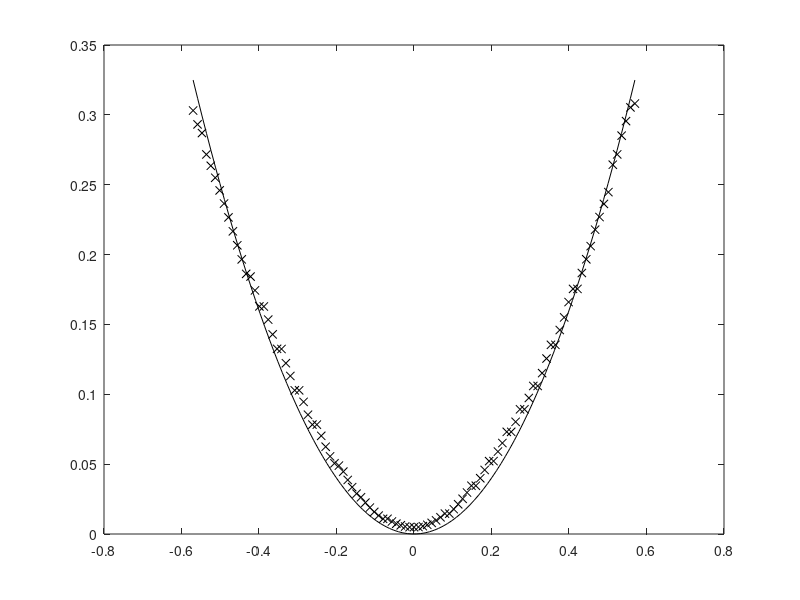
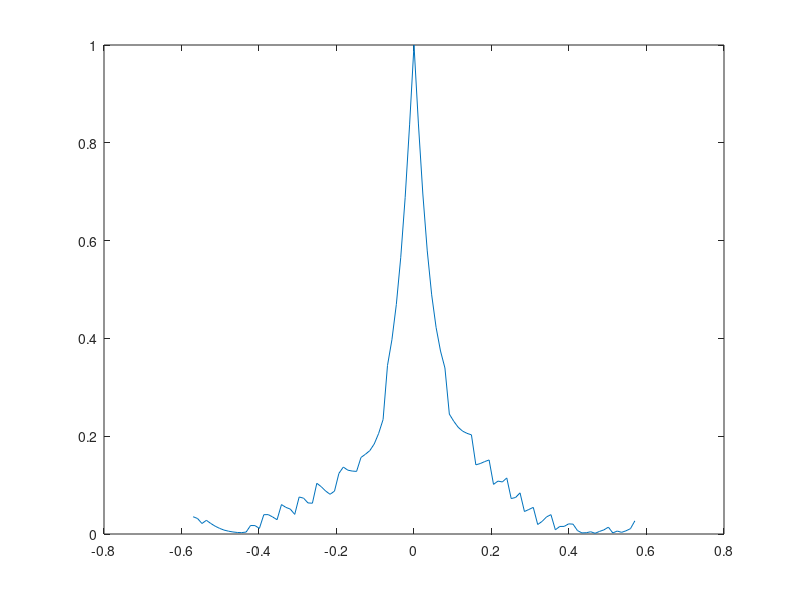
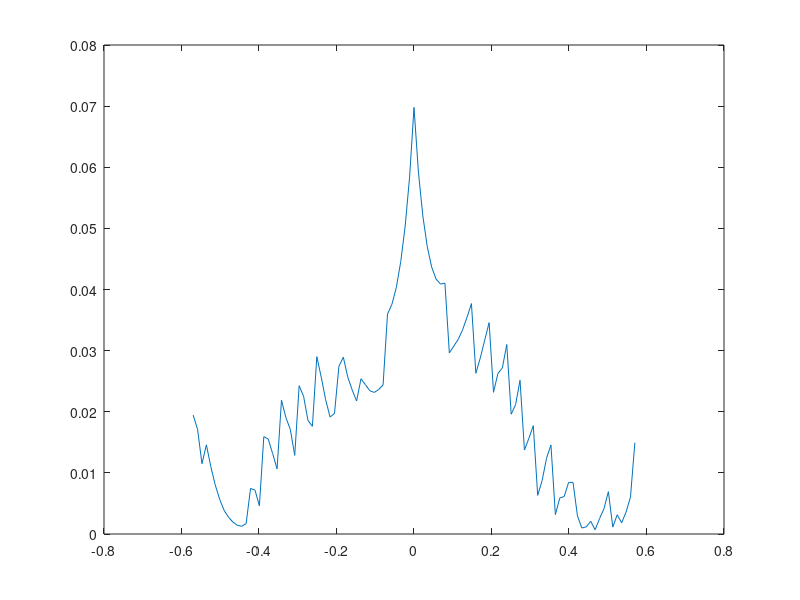
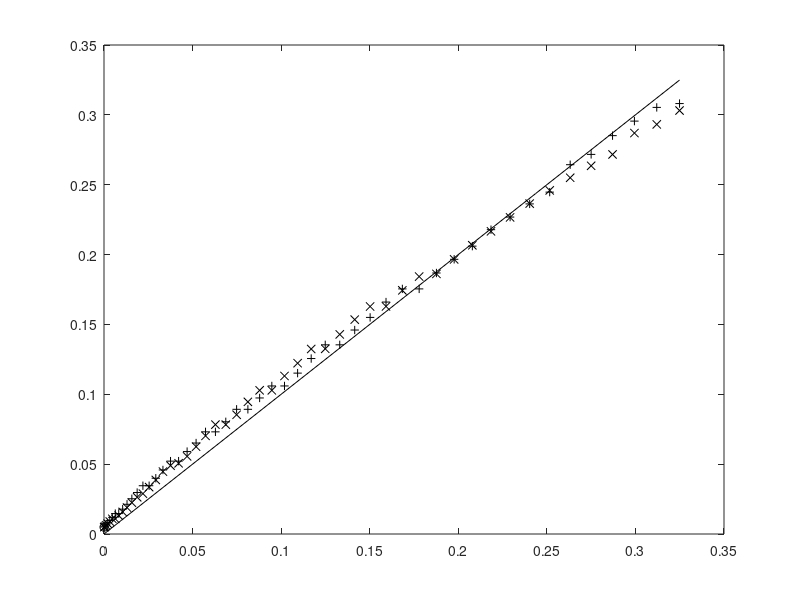

The MATLAB script that drew these images, in order:
%%%%%%%%%%%%%%%%%%%%%%%%%%%%%%%%%%%%%%%%%%%%%%%%%%%%%%%%%%%%%%%%%%%%%%%%%%%%%%%%
%
%      Applied Physics and Optics (UB) and Optics and Laser Beams (UCM)
% 
%        https://github.com/dmaluenda/DigiHolos2LaserBeamModelation
%
%                  David Maluenda Niubo - dmaluendn@gmail.com            
%
%      CC: by, NC, SA                                    2012-2017
%%%%%%%%%%%%%%%%%%%%%%%%%%%%%%%%%%%%%%%%%%%%%%%%%%%%%%%%%%%%%%%%%%%%%%%%%%%%%%%%



close all


data = load('Holos/T1_float.txt');

Amax = 0.57;
A = data(:,1)/100*Amax;
P = data(:,2).*10.^(-round(data(:,3)));
PB= 2.548*10^(-3);
P = (P)/PB;

figure;
Atest=linspace(-Amax,Amax,100);
plot(A,P,'xk',Atest,Atest.^2,'-k');

figure;
title 'Relative Error'
plot(A,abs(sqrt(P)-abs(A))./sqrt(P))

figure;
title 'Absolute Error'
plot(A,abs(sqrt(P)-abs(A)))

absErr = mean(sqrt(P)-abs(A)) % sqrt(sum(abs2((sqrt(P)-abs(A))./sqrt(P))))


figure;
Ptest=linspace(0,Amax^2,5);
plot(A( 1: 50).^2,P( 1: 50),'xk', ...
     A(52:101).^2,P(52:101),'+k', ...
     A(  51  ).^2,P(  51  ),'ok', ...
         Ptest   ,  Ptest  ,'-k')  ;

figure;
plot(A,sqrt(P).*sign(A))


Contrast = ((max(P))-(min(P)))/((max(P))+(min(P)))
ExtintionRatio = (min(P)/max(P))


